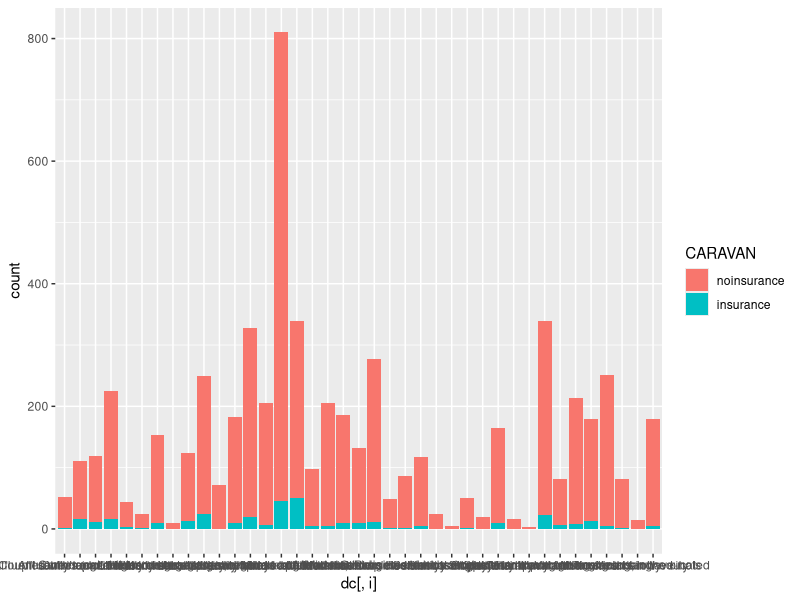
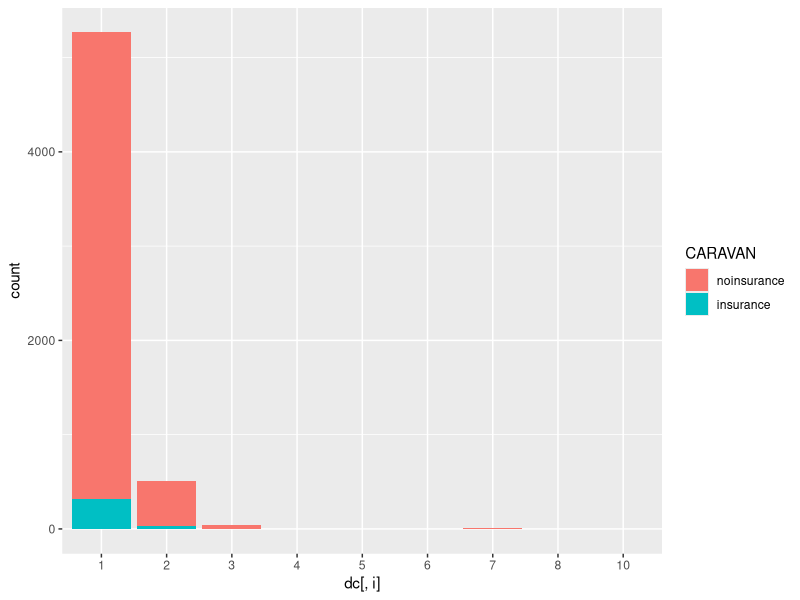
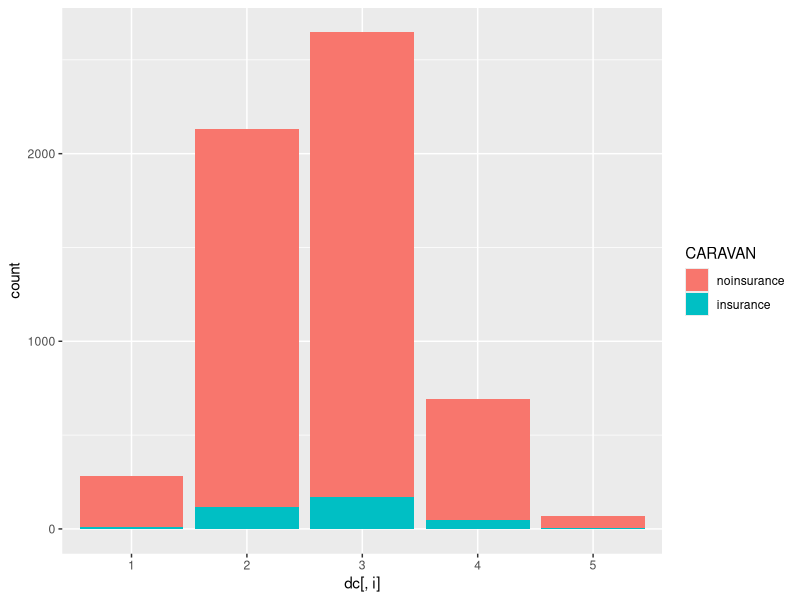
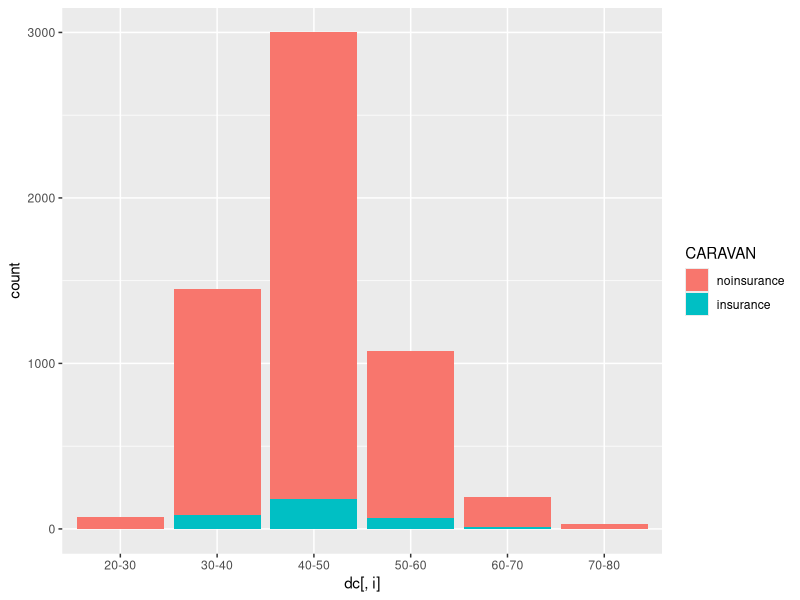
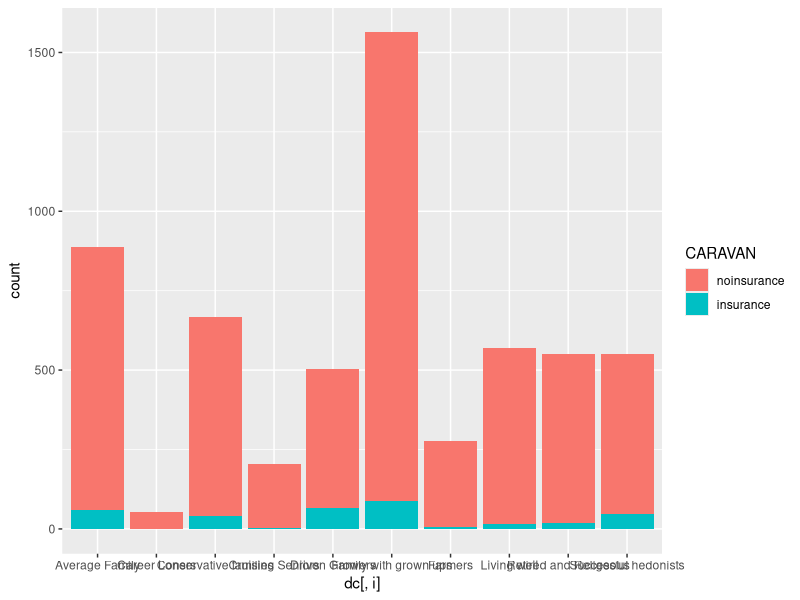
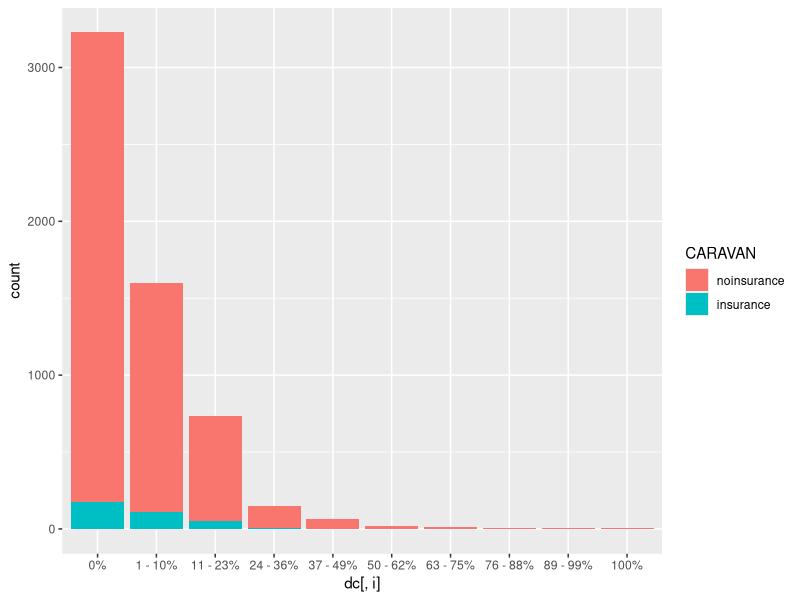
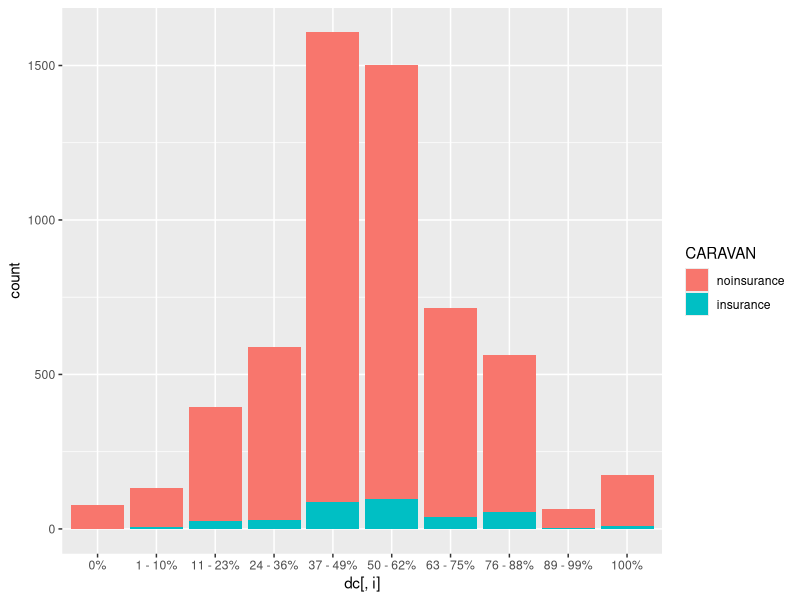
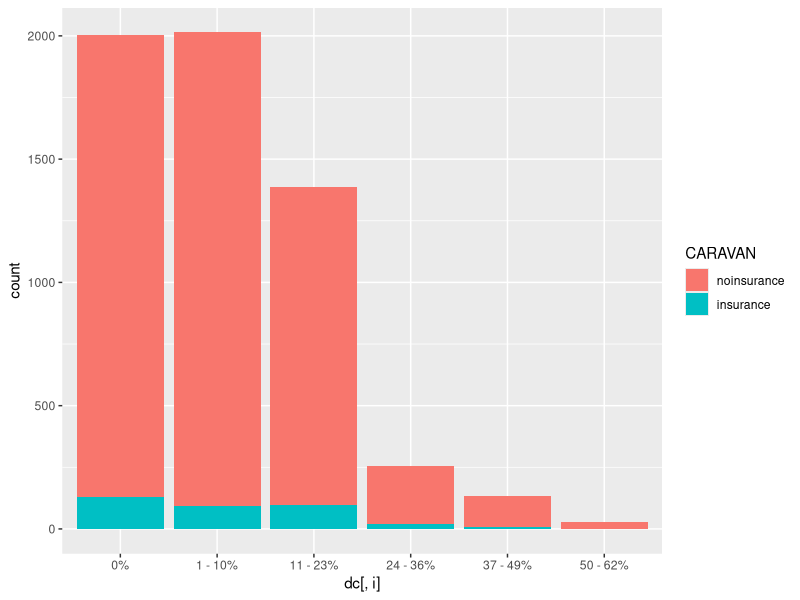

R code for these plots, in order: (Note: this script raises an error after producing the figures.)
## ---- chunk 1
library(kernlab)
data(ticdata)
#raw <- read.csv('../ticdata2000.csv')
data <- ticdata[1:5822,]
## ---- chunk 2
#categorical_names <- grep('^m|^caravan', names(data)) # not needed for kernlab
#data[,categorical_names] <- lapply(data[,categorical_names], as.factor)
dc <- as.data.frame(lapply(data, as.factor)) # transform all to categorical

str(dc)
head(dc)
## ---- chunk 3
set.seed(123)
mask <- sample(5822,4075)

train <- dc[mask,]
test <- dc[-mask,]
## ---- chunk 4
summary(dc)
## ---- chunk 5
require(ggplot2)
for(i in 1:85){
  p <- ggplot(dc, aes(x=dc[,i], fill=CARAVAN)) +
    geom_bar()
  print(p)
}
## ---- chunk 6
require(vcd)
for(i in 1:85){
  t <- table(dc[,c(i, 86)])
  assoc(t, shade=T)
}
## ---- chunk 7
require(rpart)
dt <- rpart(CARAVAN~., dc)

summary(dt)
printcp(dt)
plotcp(dt)

plot(dt, uniform=TRUE, main="Classification Tree for Caravan")
text(dt, use.n=TRUE, all=TRUE, cex=0.8)
## ---- chunk 8

## ---- chunk 9
